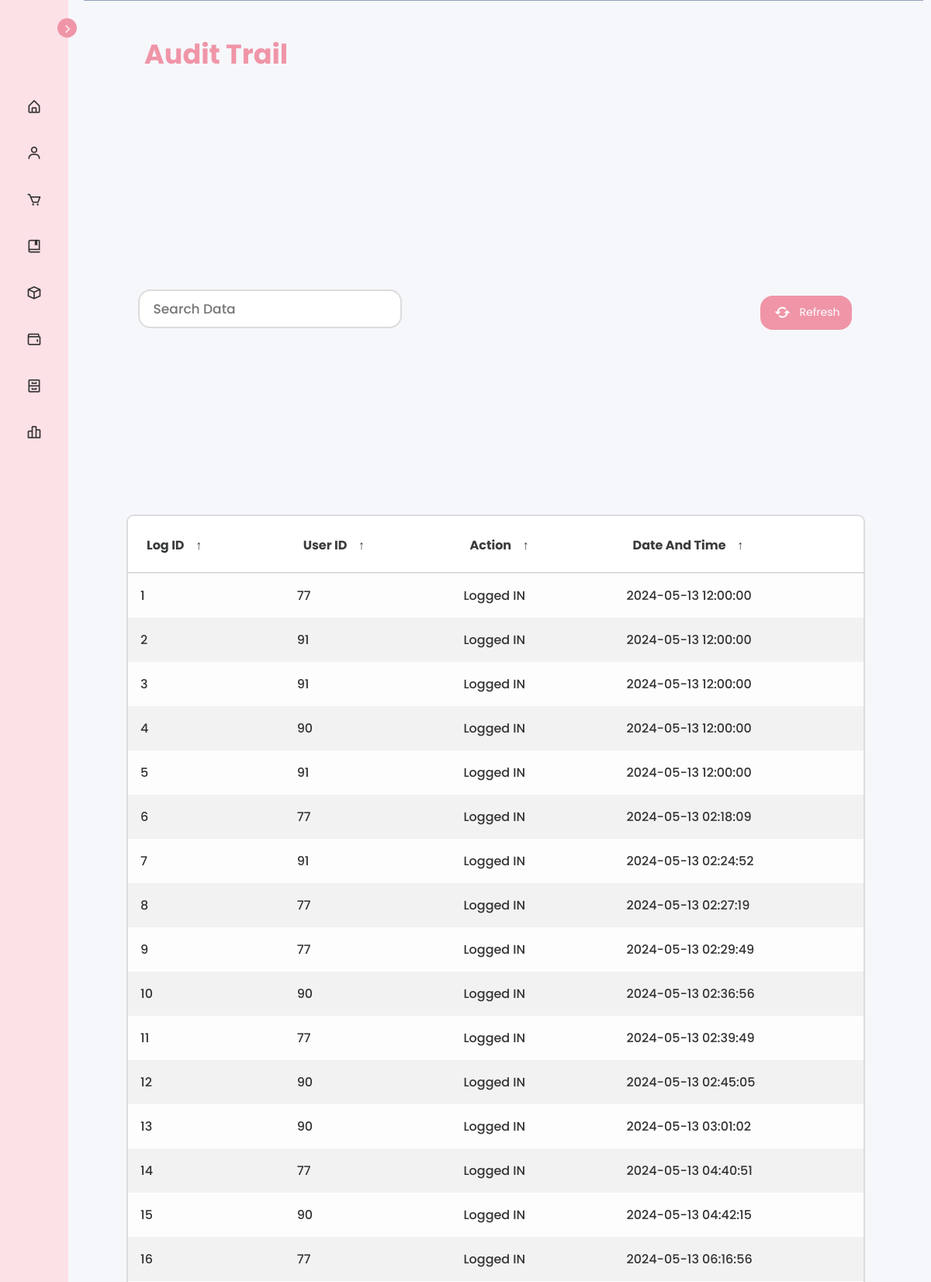
The app's page /audittrail.php (upper part) with its own data.
### tables this page shows
CREATE TABLE `logs_table` (
  `log_id` int(11) NOT NULL AUTO_INCREMENT,
  `user_id` int(11) DEFAULT NULL,
  `action` varchar(45) DEFAULT NULL,
  `DateTime` datetime DEFAULT NULL,
  PRIMARY KEY (`log_id`),
  KEY `user_id` (`user_id`),
  CONSTRAINT `user_id` FOREIGN KEY (`user_id`) REFERENCES `user_table` (`user_id`) ON DELETE NO ACTION ON UPDATE NO ACTION
);

### audittrail.php (the view, shortened to what this page needs)
<!DOCTYPE html>
<html lang="en">
<head>
  <link rel="stylesheet" href="style.css">
  <link href='https://unpkg.com/boxicons@2.1.1/css/boxicons.min.css' rel='stylesheet'>
</head>
<body>
  <nav class="sidebar close">
    <header>
      <div class="image-text">
      </div>
      <i class='bx bx-chevron-right toggle'></i>
    </header>
    <div class="menu-bar">
      <div class="menu">
        <ul class="menu-links">
          <li class="nav-link">
            <a href="admin-overview.php">
              <i class='bx bx-home-alt icon'></i>
            </a>
          </li>
          <li class="nav-link">
            <a href="accounts.php">
              <i class='bx bx-user icon'></i>
            </a>
          </li>
          <li class="nav-link">
            <a href="products.php">
              <i class='bx bx-cart icon'></i>
            </a>
          </li>
          <li class="nav-link">
            <a href="archives.php">
              <i class='bx bx-book-bookmark icon'></i>
            </a>
          </li>
          <li class="nav-link">
            <a href="inventory.php">
              <i class='bx bx-cube icon'></i>
            </a>
          </li>
          <li class="nav-link">
            <a href="transactions.php">
              <i class='bx bx-wallet icon'></i>
            </a>
          </li>
          <li class="nav-link">
            <a href="salesrecord.php">
              <i class='bx bx-cabinet icon'></i>
            </a>
          </li>
          <li class="nav-link">
            <a href="audittrail.php">
              <i class='bx bx-bar-chart-alt-2 icon'></i>
            </a>
          </li>
        </ul>
      </div>
    </div>
  </nav>
  <section class="home">
    <div class="text">
    <div class="mainbar-text">Audit Trail</div>
      <?php
require_once "dbconnect.php";
if (isset($_POST['search']) && $_POST['search'] != NULL) {
    $searchinput = $_POST['search'];
    $selectsql = "SELECT * FROM logs_table WHERE log_id LIKE '%$searchinput%' OR user_id LIKE '%$searchinput%' OR action LIKE '%$searchinput%' OR DateTime LIKE '%$searchinput%'";
} else {
    $selectsql = "SELECT * FROM logs_table";
}
$result = $conn->query($selectsql);
if ($result->num_rows > 0) {
    echo "<main class='table' id='logs_table'>";
    echo "<section class='table__header'>";
    echo "<div class='input-group'>";
    echo "<input type='search' name='search' class='search-input' placeholder='Search Data'>";
    echo "</div>";
    echo "<button id='refreshButton' class='btn-refresh'><i class='bx bx-refresh' style='color: #fff; font-family: Montserrat; font-size: 24px;'></i> Refresh</button>";
    echo "</section>";
    echo "<section class='table__body'>";
    echo "<table>";
    echo "<thead>";
    echo "<tr>";
    echo "<th>Log ID<span class='icon-arrow'>&UpArrow;</span></th>";
    echo "<th>User ID<span class='icon-arrow'>&UpArrow;</span></th>";
    echo "<th>Action<span class='icon-arrow'>&UpArrow;</span></th>";
    echo "<th>Date and Time<span class='icon-arrow'>&UpArrow;</span></th>";
    echo "</tr>";
    echo "</thead>";
    echo "<tbody>";
    foreach ($result as $fielddata) {
        echo "<tr>";
        echo "<td>" . $fielddata['log_id'] . "</td>";
        echo "<td>" . $fielddata['user_id'] . "</td>";
        echo "<td>" . $fielddata['action'] . "</td>";
        echo "<td>" . date('Y-m-d h:i:s', strtotime($fielddata['DateTime'])) . "</td>";
        echo "</tr>";
    }
    echo "</tbody>";
    echo "</table>";
    echo "</section>";
    echo "</main>";
} else {
    echo "No records found";
}
?>
         </section>
</body>
</html>

### records on screen
logs_table: log_id "1", user "77", action "Logged IN", DateTime "2024-05-13 12:00:00"
logs_table: log_id "2", user "91", action "Logged IN", DateTime "2024-05-13 12:00:00"
logs_table: log_id "3", user "91", action "Logged IN", DateTime "2024-05-13 12:00:00"
logs_table: log_id "4", user "90", action "Logged IN", DateTime "2024-05-13 12:00:00"
logs_table: log_id "5", user "91", action "Logged IN", DateTime "2024-05-13 12:00:00"
logs_table: log_id "6", user "77", action "Logged IN", DateTime "2024-05-13 02:18:09"
logs_table: log_id "7", user "91", action "Logged IN", DateTime "2024-05-13 02:24:52"
logs_table: log_id "8", user "77", action "Logged IN", DateTime "2024-05-13 02:27:19"
logs_table: log_id "9", user "77", action "Logged IN", DateTime "2024-05-13 02:29:49"
logs_table: log_id "10", user "90", action "Logged IN", DateTime "2024-05-13 02:36:56"
logs_table: log_id "11", user "77", action "Logged IN", DateTime "2024-05-13 02:39:49"
logs_table: log_id "12", user "90", action "Logged IN", DateTime "2024-05-13 02:45:05"
logs_table: log_id "13", user "90", action "Logged IN", DateTime "2024-05-13 03:01:02"
logs_table: log_id "14", user "77", action "Logged IN", DateTime "2024-05-13 04:40:51"
logs_table: log_id "15", user "90", action "Logged IN", DateTime "2024-05-13 04:42:15"
logs_table: log_id "16", user "77", action "Logged IN", DateTime "2024-05-13 06:16:56"
